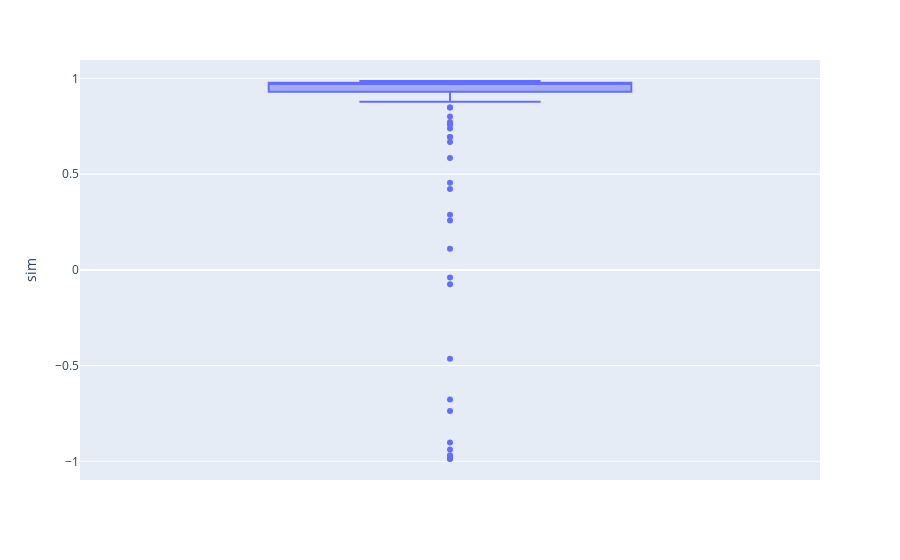

Notebook code for this chart:
### Code cell
import plotly.express as px
fig = px.box(pd.DataFrame(dv_sim, columns=['sim']), y="sim")
fig.show()

### Figure 1 — Plotly figure (JSON) as saved in the notebook; plotly's stock layout.template omitted (floating-point values rounded to 4 significant figures; data arrays with more than 128 entries replaced by an {"elided": "..."} marker saying what was removed)
{"data": [{"alignmentgroup": "True", "hovertemplate": "sim=%{y}<extra></extra>", "legendgroup": "", "marker": {"color": "#636efa"}, "name": "", "notched": false, "offsetgroup": "", "orientation": "v", "showlegend": false, "type": "box", "x0": " ", "xaxis": "x", "y": {"elided": "154 float values"}, "y0": " ", "yaxis": "y"}], "layout": {"boxmode": "group", "legend": {"tracegroupgap": 0}, "margin": {"t": 60}, "xaxis": {"anchor": "y", "domain": [0, 1]}, "yaxis": {"anchor": "x", "domain": [0, 1], "title": {"text": "sim"}}}}
